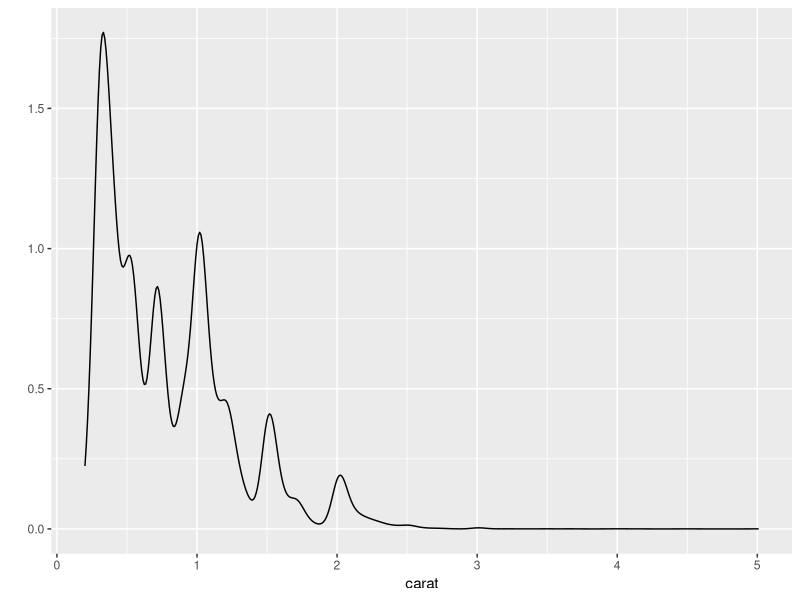
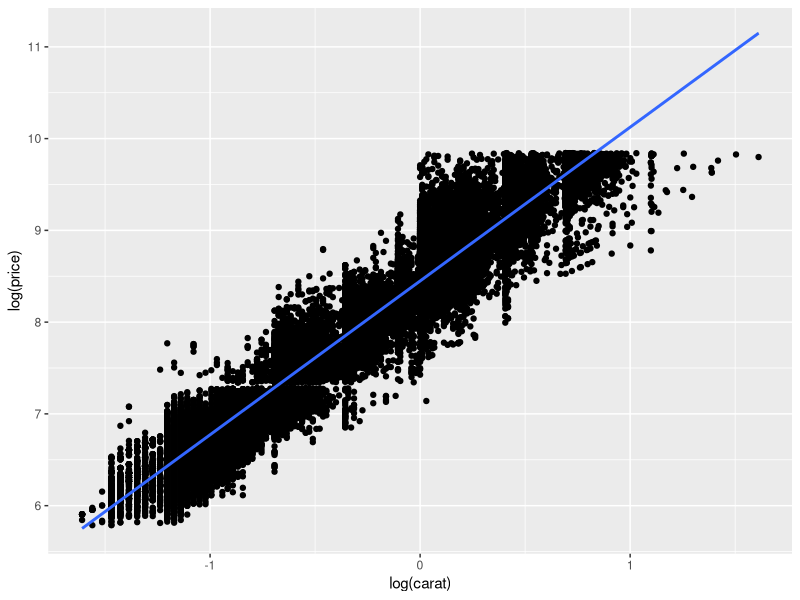
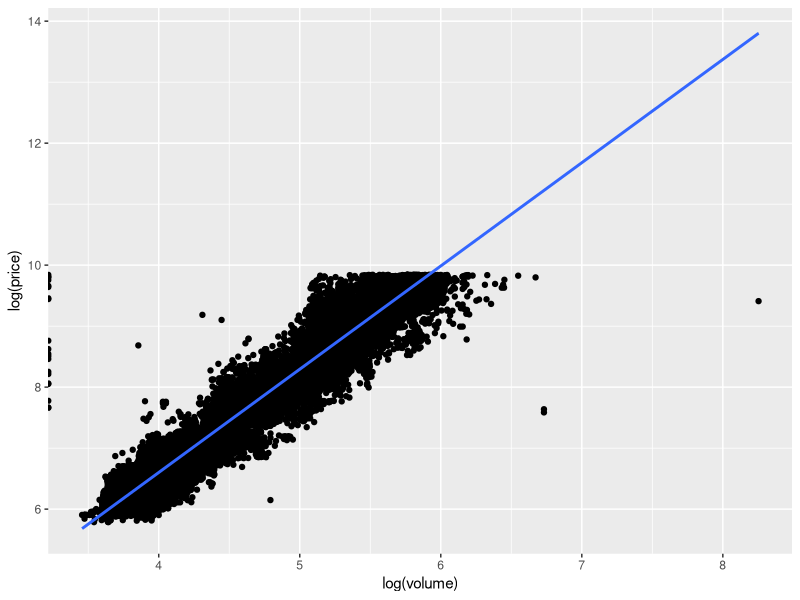
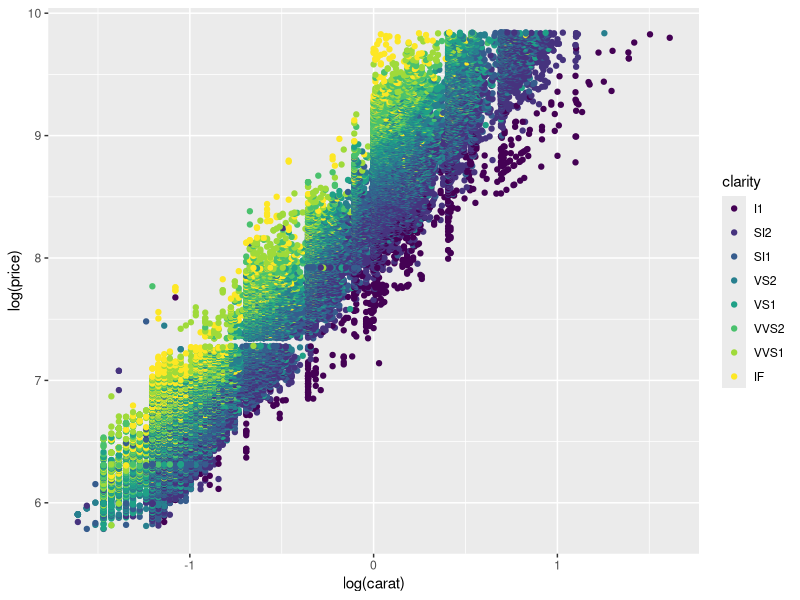
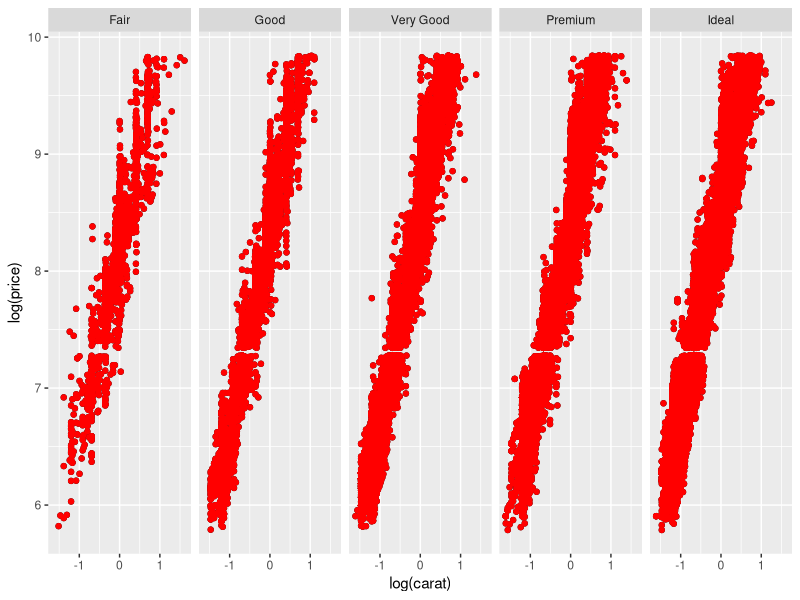
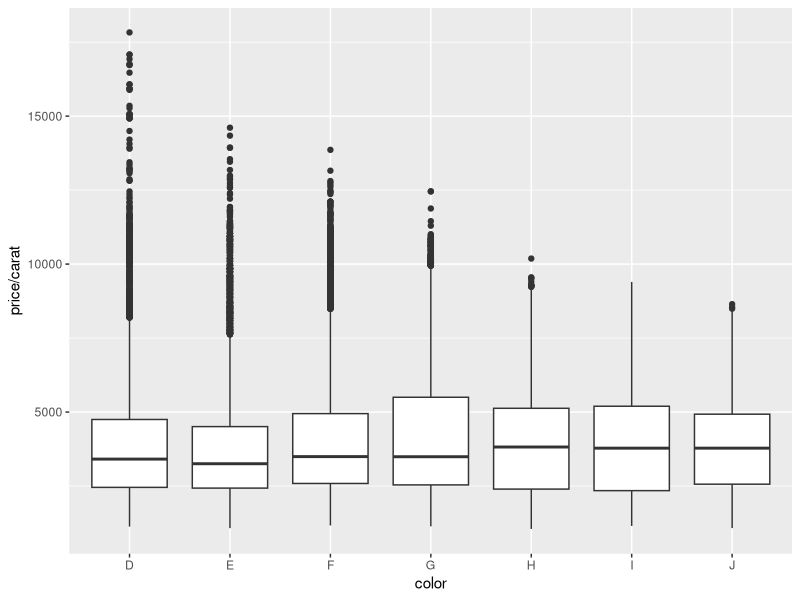

These figures' R source, in order:
## ---- chunk 1
knitr::opts_chunk$set(echo = TRUE)
## ---- chunk 2
library(ggplot2)


# Variables for easier access
carat   = diamonds$carat
cut     = diamonds$cut
color   = diamonds$color
clarity = diamonds$clarity
depth   = diamonds$depth
price   = diamonds$price
volume  = diamonds$x * diamonds$y * diamonds$z
table   = diamonds$table

maxCorrelation = function()
{
  # Compute correlations between price and other numerical variables
  priceCaratCor   = cor(price, carat)
  priceDepthCor   = cor(price, depth)
  priceVolumeCor  = cor(price, volume)
  priceTableCor   = cor(price, table)
  
  # Put these values into a list
  correlationsList = c("Price-Carat with corr coefficient" = priceCaratCor, 
                       "Price-Depth with corr coefficient " = priceDepthCor,
                       "Price-Volume with corr coefficient" = priceVolumeCor,
                       "Price-Table with corr coefficient" = priceTableCor)
  
  # Sort the list descending to get out the values with highest correlation first, 
  # these will consequently drive the analysis
  sortedCorrelations = sort(correlationsList, decreasing = TRUE)
  
  return(sortedCorrelations)
}

main = function ()
{
  print("Correlations for: ")
  print( maxCorrelation())
}

main()
## ---- chunk 3
# Density plot for carat since it is the one, for which the price correlates the most
p = qplot(carat, data = diamonds, geom = "density")
p
## ---- chunk 4
# The plot leads to the assumption that price and carat might have a exponential model as relation
p1 = qplot(log(carat), log(price), data = diamonds) + geom_smooth(method="lm")
p1
## ---- chunk 5
# Strong correlation also with price and volume, so plot price/volume scatter plot
# Clearly, price rises exponentially with volume, but there are quiet a lot of outliers maybe due to carat?
# Also the variance seems to increase with volume
p2 = qplot(log(volume), log(price), data=diamonds) + geom_smooth(method = "lm")
p2
## ---- chunk 6
# Strong correlation between carat and volume obviously, but it is not perfect, i.e. not 1.
print(cor(carat,volume))
## ---- chunk 7
# Shows really nicely the difference that clarity has on the price!
p3 = qplot(log(carat), log(price), colour=clarity, data=diamonds)
p3
## ---- chunk 8
# Demonstrates that cut is irrelevant for price actually!
g = qplot(log(carat), log(price), data=diamonds)
g + geom_point(color="red") + facet_grid(. ~ cut)
## ---- chunk 9
# Shows how price per carat is distributed over colors.
p = qplot(color, price/carat, data = diamonds, geom = "boxplot")
p
